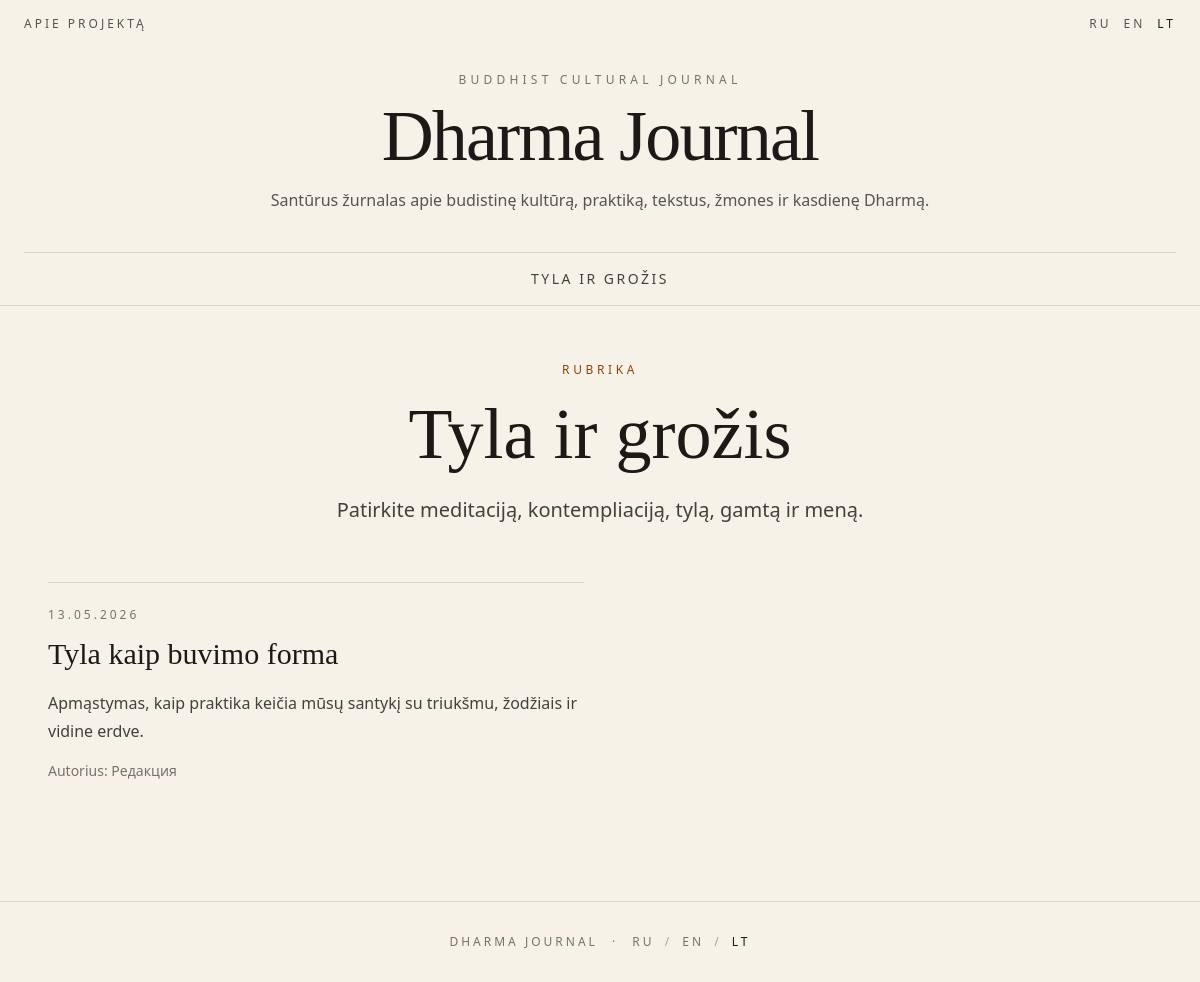
Page /lt/categories/silence-and-beauty/ on the committed database.
### articles/models.py (models this page shows, shortened)
class Category(models.Model):
    order = models.PositiveIntegerField("Порядок", default=100)
    is_active = models.BooleanField("Активна", default=True)
    class Meta:
        ordering = ["order", "id"]
        verbose_name = "Рубрика"
        verbose_name_plural = "Рубрики"
    def get_translation(self, language="ru"):
        return self.translations.filter(language=language).first()

class CategoryTranslation(models.Model):
    category = models.ForeignKey(
        Category,
        on_delete=models.CASCADE,
        related_name="translations",
        verbose_name="Рубрика",
    )
    language = models.CharField(
        "Язык",
        max_length=2,
        choices=LANGUAGE_CHOICES,
    )
    title = models.CharField("Название", max_length=200)
    slug = models.SlugField("URL-имя", max_length=220)
    description = models.TextField("Описание", blank=True)
    class Meta:
        unique_together = [
            ("category", "language"),
            ("language", "slug"),
        ]
        verbose_name = "Перевод рубрики"
        verbose_name_plural = "Переводы рубрик"

class Article(models.Model):
    class Status(models.TextChoices):
        DRAFT = "draft", "Черновик"
        PUBLISHED = "published", "Опубликовано"
    category = models.ForeignKey(
        Category,
        on_delete=models.PROTECT,
        related_name="articles",
        verbose_name="Рубрика",
    )
    author = models.ForeignKey(
        Author,
        on_delete=models.SET_NULL,
        null=True,
        blank=True,
        related_name="articles",
        verbose_name="Автор",
    )
    status = models.CharField(
        "Статус",
        max_length=20,
        choices=Status.choices,
        default=Status.DRAFT,
    )
    is_featured = models.BooleanField("Главный материал", default=False)
    published_at = models.DateTimeField("Дата публикации", null=True, blank=True)
    created_at = models.DateTimeField("Создано", auto_now_add=True)
    updated_at = models.DateTimeField("Обновлено", auto_now=True)
    class Meta:
        ordering = ["-published_at", "-created_at"]
        verbose_name = "Статья"
        verbose_name_plural = "Статьи"
    def get_translation(self, language="ru"):
        return self.translations.filter(language=language).first()

class ArticleTranslation(models.Model):
    article = models.ForeignKey(
        Article,
        on_delete=models.CASCADE,
        related_name="translations",
        verbose_name="Статья",
    )
    language = models.CharField(
        "Язык",
        max_length=2,
        choices=LANGUAGE_CHOICES,
    )
    title = models.CharField("Заголовок", max_length=250)
    slug = models.SlugField("URL-имя", max_length=260)
    subtitle = models.CharField("Подзаголовок", max_length=300, blank=True)
    excerpt = models.TextField("Краткое описание", blank=True)
    body = models.TextField("Текст статьи")
    seo_title = models.CharField("SEO title", max_length=250, blank=True)
    seo_description = models.TextField("SEO description", blank=True)
    class Meta:
        unique_together = [
            ("article", "language"),
            ("language", "slug"),
        ]
        verbose_name = "Перевод статьи"
        verbose_name_plural = "Переводы статей"

class Author(models.Model):
    name = models.CharField("Имя", max_length=200)
    slug = models.SlugField("URL-имя", max_length=220, unique=True)
    bio = models.TextField("Биография", blank=True)
    class Meta:
        ordering = ["name"]
        verbose_name = "Автор"
        verbose_name_plural = "Авторы"

### articles/views.py (the view)
# urls.py: path("<str:language>/categories/<slug:slug>/", category_detail, name="category_detail"),
def category_detail(request, language, slug):
    language = normalize_language(language)
    category_translation = get_object_or_404(
        CategoryTranslation.objects.select_related("category"),
        language=language,
        slug=slug,
        category__is_active=True,
    )
    category = category_translation.category
    articles = (
        Article.objects
        .filter(
            status=Article.Status.PUBLISHED,
            category=category,
            translations__language=language,
        )
        .select_related("category", "author")
        .prefetch_related("translations", "category__translations")
        .distinct()
    )
    article_cards = []
    for article in articles:
        card = make_article_card(article, language)
        if card:
            article_cards.append(card)
    context = {
        "language": language,
        "available_languages": AVAILABLE_LANGUAGES,
        "language_links": make_language_links_for_category(category, language),
        "navigation_categories": get_navigation_categories(language),
        "ui": get_ui_text(language),
        "category_translation": category_translation,
        "article_cards": article_cards,
    }
    return render(request, "articles/category_detail.html", context)

### articles/views.py (called while the page is built)
def normalize_language(language):
    if language not in AVAILABLE_LANGUAGES:
        return "ru"
    return language

def make_article_card(article, language):
    translation = article.get_translation(language)
    if translation is None:
        return None
    category_translation = article.category.get_translation(language)
    return {
        "article": article,
        "translation": translation,
        "category_translation": category_translation,
    }

def get_navigation_categories(language):
    categories = (
        Category.objects
        .filter(is_active=True, translations__language=language)
        .prefetch_related("translations")
        .distinct()
    )
    navigation_categories = []
    for category in categories:
        translation = category.get_translation(language)
        if translation:
            navigation_categories.append({
                "category": category,
                "translation": translation,
                "url": reverse("category_detail", args=[language, translation.slug]),
            })
    return navigation_categories

def make_language_links_for_category(category, current_language):
    links = []
    for code in AVAILABLE_LANGUAGES:
        translation = category.get_translation(code)
        if translation:
            url = reverse("category_detail", args=[code, translation.slug])
        else:
            url = reverse("home", args=[code])
        links.append({
            "code": code,
            "url": url,
            "is_current": code == current_language,
        })
    return links

### core/i18n.py (called while the page is built)
def get_ui_text(language="ru"):
    return UI_TEXT.get(language, UI_TEXT["ru"])

### templates/articles/category_detail.html (shortened to what this page needs)
{% extends "base.html" %}
{% block content %}
<main class="mx-auto max-w-6xl px-6 py-14">
    <section class="mx-auto max-w-3xl text-center">
        <p class="mb-5 text-xs uppercase tracking-[0.3em] text-amber-800">
            {{ ui.category }}
        </p>
        <h1 class="serif text-5xl leading-tight md:text-7xl">
            {{ category_translation.title }}
        </h1>
        {% if category_translation.description %}
            <p class="mx-auto mt-6 max-w-2xl text-xl leading-8 text-stone-700">
                {{ category_translation.description }}
            </p>
        {% endif %}
    </section>
    <section class="mt-14 grid gap-8 md:grid-cols-2">
        {% for card in article_cards %}
            <article class="border-t border-stone-300 pt-6">
                <p class="mb-3 text-xs uppercase tracking-[0.25em] text-stone-500">
                    {% if card.article.published_at %}
                        {{ card.article.published_at|date:"d.m.Y" }}
                    {% else %}
                        Dharma Journal
                    {% endif %}
                </p>
                {% if card.translation.slug %}
                    <a href="{% url 'article_detail' language card.translation.slug %}" class="block group">
                        <h2 class="serif text-3xl leading-tight group-hover:text-amber-800">
                            {{ card.translation.title }}
                        </h2>
                    </a>
                {% else %}
                    <h2 class="serif text-3xl leading-tight">
                        {{ card.translation.title }}
                    </h2>
                {% endif %}
                {% if card.translation.excerpt %}
                    <p class="mt-4 text-base leading-7 text-stone-700">
                        {{ card.translation.excerpt }}
                    </p>
                {% endif %}
                <p class="mt-4 text-sm text-stone-500">
                    {% if card.article.author %}
                        {{ ui.author }}: {{ card.article.author.name }}
                    {% else %}
                        {{ ui.author }}: {{ ui.editorial }}
                    {% endif %}
                </p>
            </article>
        {% empty %}
            <div class="md:col-span-2 border-t border-stone-300 pt-8 text-center">
                <p class="text-base leading-7 text-stone-600">
                    {{ ui.no_published }}
                </p>
            </div>
        {% endfor %}
    </section>
</main>
{% endblock %}

### templates/base.html (shortened to what this page needs)
<!doctype html>
<html lang="{{ language|default:'ru' }}">
<head>
    <script src="https://cdn.tailwindcss.com"></script>
</head>
<body class="text-stone-900">
    <header class="border-b border-stone-300">
        <div class="mx-auto max-w-7xl px-6 py-4">
            <div class="flex items-center justify-between text-xs uppercase tracking-[0.25em] text-stone-600">
                <a href="{% url 'home' language %}" class="hover:text-stone-900">
                    {{ ui.about }}
                </a>
                <div class="flex gap-3">
                    {% for item in language_links %}
                        <a
                            href="{{ item.url }}"
                            class="{% if item.is_current %}text-stone-900{% else %}hover:text-stone-900{% endif %}"
                        >
                            {{ item.code|upper }}
                        </a>
                    {% endfor %}
                </div>
            </div>
            <div class="py-10 text-center">
                <p class="mb-3 text-xs uppercase tracking-[0.35em] text-stone-500">
                    {{ ui.journal_label }}
                </p>
                <a href="{% url 'home' language %}" class="inline-block">
                    <h1 class="serif text-5xl md:text-7xl tracking-tight hover:text-amber-800">
                        Dharma Journal
                    </h1>
                </a>
                <p class="mx-auto mt-4 max-w-2xl text-sm md:text-base leading-7 text-stone-600">
                    {{ ui.site_subtitle }}
                </p>
            </div>
            <nav class="flex flex-wrap justify-center gap-x-8 gap-y-3 border-t border-stone-300 pt-4 text-sm uppercase tracking-[0.18em] text-stone-700">
                {% for item in navigation_categories %}
                    <a href="{{ item.url }}" class="hover:text-stone-950">
                        {{ item.translation.title }}
                    </a>
                {% empty %}
                    <a href="{% url 'home' language %}" class="hover:text-stone-950">
                        Dharma Journal
                    </a>
                {% endfor %}
            </nav>
        </div>
    </header>
    {% block content %}{% endblock %}
    <footer class="mt-16 border-t border-stone-300">
        <div class="mx-auto max-w-7xl px-6 py-8 text-center text-xs uppercase tracking-[0.25em] text-stone-500">
            <a href="{% url 'home' language %}" class="hover:text-stone-900">
                Dharma Journal
            </a>
            <span class="mx-2">·</span>
            {% for item in language_links %}
                <a
                    href="{{ item.url }}"
                    class="{% if item.is_current %}text-stone-900{% else %}hover:text-stone-900{% endif %}"
                >
                    {{ item.code|upper }}
                </a>
                {% if not forloop.last %}
                    <span class="mx-1 text-stone-400">/</span>
                {% endif %}
            {% endfor %}
        </div>
    </footer>
</body>
</html>

### templates/base.html (style rules this page uses)
body { background: #f7f2e8; }
.serif { font-family: Georgia, "Times New Roman", serif; }

### rows in the picture
Category: translation "TYLA IR GROŽIS"
CategoryTranslation: title "Tyla ir grožis", description "Patirkite meditaciją, kontempliaciją, tylą, gamtą ir meną."
Article: article.published_at "13.05.2026", translation "Tyla kaip buvimo forma", translation.excerpt "Apmąstymas, kaip praktika keičia mūsų santykį su triukšmu, žodžiais ir vidine erdve.", author "Autorius", article.author.name "Редакция"

### other values in the picture
{{ ui.about }} "APIE PROJEKTĄ"
{{ item.code|upper }} "RU" "EN" "LT"
{{ ui.journal_label }} "BUDDHIST CULTURAL JOURNAL"
{{ ui.site_subtitle }} "Santūrus žurnalas apie budistinę kultūrą, praktiką, tekstus, žmones ir kasdienę Dharmą."
{{ ui.category }} "RUBRIKA"
